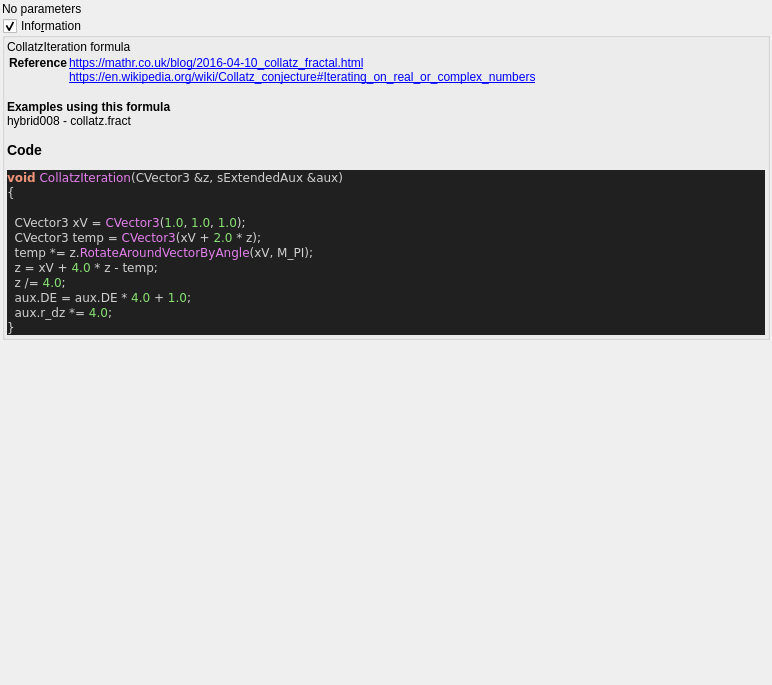
<?xml version="1.0" encoding="UTF-8"?>
<ui version="4.0">
 <class>collatz</class>
 <widget class="QWidget" name="Form">
  <property name="geometry">
   <rect>
    <x>0</x>
    <y>0</y>
    <width>772</width>
    <height>685</height>
   </rect>
  </property>
  <property name="windowTitle">
   <string notr="true">collatz</string>
  </property>
  <layout class="QVBoxLayout" name="verticalLayout">
   <property name="spacing">
    <number>2</number>
   </property>
   <property name="leftMargin">
    <number>2</number>
   </property>
   <property name="topMargin">
    <number>2</number>
   </property>
   <property name="rightMargin">
    <number>2</number>
   </property>
   <property name="bottomMargin">
    <number>2</number>
   </property>
   <item>
    <widget class="QLabel" name="label">
     <property name="text">
      <string>No parameters</string>
     </property>
    </widget>
   </item>
   <item>
    <widget class="MyGroupBox" name="groupCheck_info">
     <property name="title">
      <string>Info&amp;rmation</string>
     </property>
     <property name="flat">
      <bool>false</bool>
     </property>
     <property name="checkable">
      <bool>true</bool>
     </property>
     <layout class="QVBoxLayout" name="verticalLayout_2">
      <property name="spacing">
       <number>2</number>
      </property>
      <property name="leftMargin">
       <number>2</number>
      </property>
      <property name="topMargin">
       <number>2</number>
      </property>
      <property name="rightMargin">
       <number>2</number>
      </property>
      <property name="bottomMargin">
       <number>2</number>
      </property>
      <item>
       <widget class="QLabel" name="label_code_content">
        <property name="text">
         <string notr="true">&lt;p&gt;CollatzIteration formula&lt;/p&gt;&lt;table&gt;
&lt;tr&gt;&lt;th&gt;Reference&lt;/th&gt;&lt;td&gt;&lt;a href=&quot;https://mathr.co.uk/blog/2016-04-10_collatz_fractal.html&quot;&gt;https://mathr.co.uk/blog/2016-04-10_collatz_fractal.html&lt;br&gt;
&lt;a href=&quot;https://en.wikipedia.org/wiki/Collatz_conjecture#Iterating_on_real_or_complex_numbers&quot;&gt;https://en.wikipedia.org/wiki/Collatz_conjecture#Iterating_on_real_or_complex_numbers&lt;br&gt;
&lt;/td&gt;&lt;/tr&gt;
&lt;/table&gt;
&lt;br&gt;&lt;b&gt;Examples using this formula&lt;/b&gt;&lt;br&gt;hybrid008 - collatz.fract&lt;h3&gt;Code&lt;/h3&gt;
&lt;body style=&quot;background-color:#202020&quot;&gt;
&lt;pre style=&quot;color:#d0d0d0; background-color:#202020;  font-family:'Courier New',monospace;&quot;&gt;&lt;span style=&quot;color:#f09479; font-weight:bold&quot;&gt;void&lt;/span&gt; &lt;span style=&quot;color:#e47eed&quot;&gt;CollatzIteration&lt;/span&gt;&lt;span style=&quot;color:#d0d0d0&quot;&gt;(&lt;/span&gt;CVector3 &lt;span style=&quot;color:#d0d0d0&quot;&gt;&amp;amp;&lt;/span&gt;z&lt;span style=&quot;color:#d0d0d0&quot;&gt;,&lt;/span&gt; sExtendedAux &lt;span style=&quot;color:#d0d0d0&quot;&gt;&amp;amp;&lt;/span&gt;aux&lt;span style=&quot;color:#d0d0d0&quot;&gt;)&lt;/span&gt;
&lt;span style=&quot;color:#d0d0d0&quot;&gt;{&lt;/span&gt;

  CVector3 xV &lt;span style=&quot;color:#d0d0d0&quot;&gt;=&lt;/span&gt; &lt;span style=&quot;color:#e47eed&quot;&gt;CVector3&lt;/span&gt;&lt;span style=&quot;color:#d0d0d0&quot;&gt;(&lt;/span&gt;&lt;span style=&quot;color:#87df71&quot;&gt;1.0&lt;/span&gt;&lt;span style=&quot;color:#d0d0d0&quot;&gt;,&lt;/span&gt; &lt;span style=&quot;color:#87df71&quot;&gt;1.0&lt;/span&gt;&lt;span style=&quot;color:#d0d0d0&quot;&gt;,&lt;/span&gt; &lt;span style=&quot;color:#87df71&quot;&gt;1.0&lt;/span&gt;&lt;span style=&quot;color:#d0d0d0&quot;&gt;);&lt;/span&gt;
  CVector3 temp &lt;span style=&quot;color:#d0d0d0&quot;&gt;=&lt;/span&gt; &lt;span style=&quot;color:#e47eed&quot;&gt;CVector3&lt;/span&gt;&lt;span style=&quot;color:#d0d0d0&quot;&gt;(&lt;/span&gt;xV &lt;span style=&quot;color:#d0d0d0&quot;&gt;+&lt;/span&gt; &lt;span style=&quot;color:#87df71&quot;&gt;2.0&lt;/span&gt; &lt;span style=&quot;color:#d0d0d0&quot;&gt;*&lt;/span&gt; z&lt;span style=&quot;color:#d0d0d0&quot;&gt;);&lt;/span&gt;
  temp &lt;span style=&quot;color:#d0d0d0&quot;&gt;*=&lt;/span&gt; z&lt;span style=&quot;color:#d0d0d0&quot;&gt;.&lt;/span&gt;&lt;span style=&quot;color:#e47eed&quot;&gt;RotateAroundVectorByAngle&lt;/span&gt;&lt;span style=&quot;color:#d0d0d0&quot;&gt;(&lt;/span&gt;xV&lt;span style=&quot;color:#d0d0d0&quot;&gt;,&lt;/span&gt; M_PI&lt;span style=&quot;color:#d0d0d0&quot;&gt;);&lt;/span&gt;
  z &lt;span style=&quot;color:#d0d0d0&quot;&gt;=&lt;/span&gt; xV &lt;span style=&quot;color:#d0d0d0&quot;&gt;+&lt;/span&gt; &lt;span style=&quot;color:#87df71&quot;&gt;4.0&lt;/span&gt; &lt;span style=&quot;color:#d0d0d0&quot;&gt;*&lt;/span&gt; z &lt;span style=&quot;color:#d0d0d0&quot;&gt;-&lt;/span&gt; temp&lt;span style=&quot;color:#d0d0d0&quot;&gt;;&lt;/span&gt;
  z &lt;span style=&quot;color:#d0d0d0&quot;&gt;/=&lt;/span&gt; &lt;span style=&quot;color:#87df71&quot;&gt;4.0&lt;/span&gt;&lt;span style=&quot;color:#d0d0d0&quot;&gt;;&lt;/span&gt;
  aux&lt;span style=&quot;color:#d0d0d0&quot;&gt;.&lt;/span&gt;DE &lt;span style=&quot;color:#d0d0d0&quot;&gt;=&lt;/span&gt; aux&lt;span style=&quot;color:#d0d0d0&quot;&gt;.&lt;/span&gt;DE &lt;span style=&quot;color:#d0d0d0&quot;&gt;*&lt;/span&gt; &lt;span style=&quot;color:#87df71&quot;&gt;4.0&lt;/span&gt; &lt;span style=&quot;color:#d0d0d0&quot;&gt;+&lt;/span&gt; &lt;span style=&quot;color:#87df71&quot;&gt;1.0&lt;/span&gt;&lt;span style=&quot;color:#d0d0d0&quot;&gt;;&lt;/span&gt;
  aux&lt;span style=&quot;color:#d0d0d0&quot;&gt;.&lt;/span&gt;r_dz &lt;span style=&quot;color:#d0d0d0&quot;&gt;*=&lt;/span&gt; &lt;span style=&quot;color:#87df71&quot;&gt;4.0&lt;/span&gt;&lt;span style=&quot;color:#d0d0d0&quot;&gt;;&lt;/span&gt;
&lt;span style=&quot;color:#d0d0d0&quot;&gt;}&lt;/span&gt;
&lt;/pre&gt;
&lt;/body&gt;</string>
        </property>
        <property name="wordWrap">
         <bool>true</bool>
        </property>
        <property name="openExternalLinks">
         <bool>true</bool>
        </property>
        <property name="textInteractionFlags">
         <set>Qt::LinksAccessibleByMouse|Qt::TextSelectableByMouse</set>
        </property>
       </widget>
      </item>
     </layout>
    </widget>
   </item>
   <item>
    <spacer name="verticalSpacer">
     <property name="orientation">
      <enum>Qt::Vertical</enum>
     </property>
     <property name="sizeHint" stdset="0">
      <size>
       <width>20</width>
       <height>40</height>
      </size>
     </property>
    </spacer>
   </item>
  </layout>
 </widget>
 <customwidgets>
  <customwidget>
   <class>MyGroupBox</class>
   <extends>QGroupBox</extends>
   <header>my_group_box.h</header>
   <container>1</container>
  </customwidget>
 </customwidgets>
 <tabstops>
  <tabstop>groupCheck_info</tabstop>
 </tabstops>
 <resources/>
 <connections/>
</ui>
